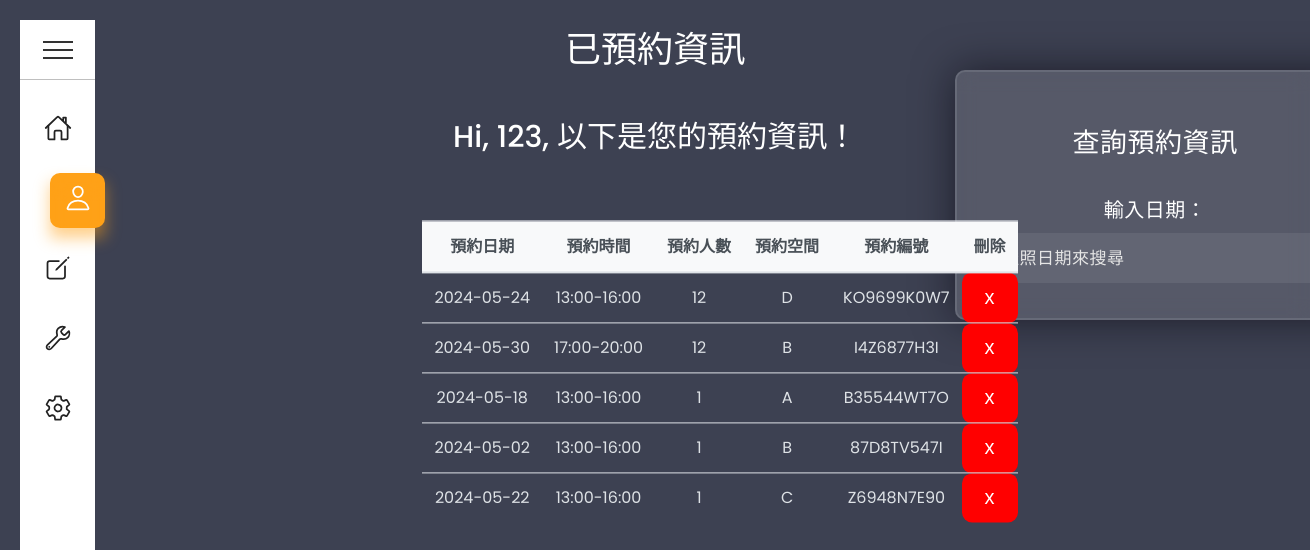
Before: /main/pg2/ (signed in) with the older database file.
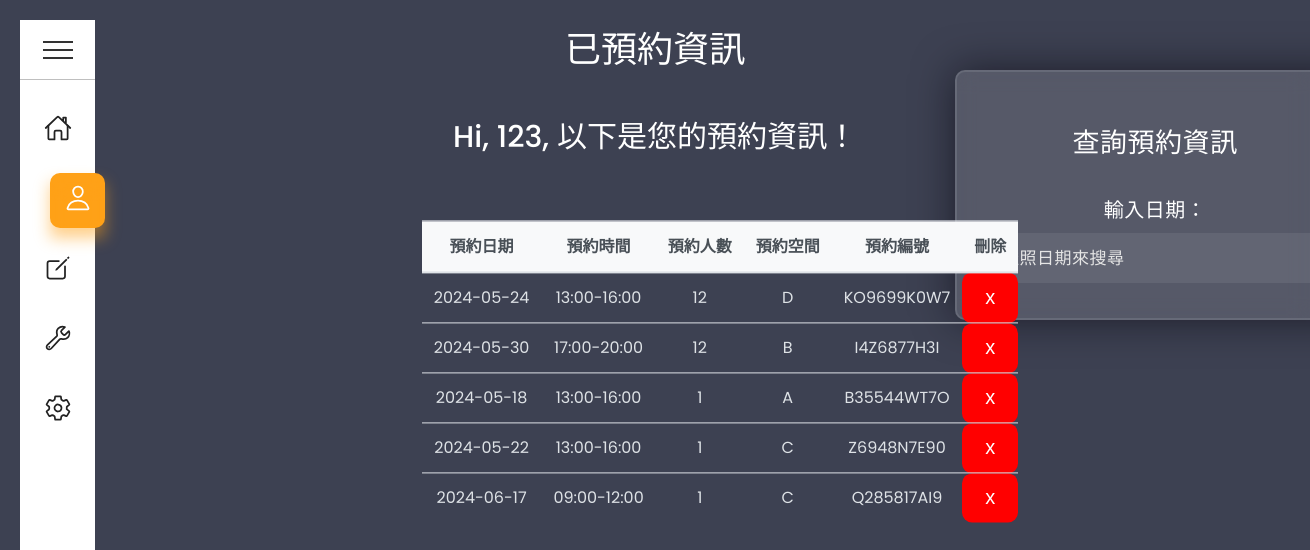
After: the same page with the newer database file.
### member/models.py (models this page shows, shortened)
class Reservations (models.Model):
    Name = models.ForeignKey(Account, on_delete=models.CASCADE)
    Date = models.CharField(max_length=20)
    Time = models.CharField(max_length=20)
    people = models.IntegerField(default=1)
    SPACE = [
        ['A', 'A'],
        ['B', 'B'],
        ['C', 'C'],
        ['D', 'D']
    ]
    space = models.CharField(max_length=2, choices=SPACE, default='A')
    id = models.CharField(primary_key=True, default=random_id(), max_length=10)

### member/views.py (the view)
# urls.py: path('main/pg2/', member.showdata),
def showdata (request):
    if (request.session.get('is_login') != True):
        return redirect('/')
    username = request.session.get('username')
    is_delR = request.session.get('is_delR')
    message = request.session.get('message')
    request.session['is_delR'] = False
    request.session['message'] = None
    reservations = Reservations.objects.filter(Name__username=username)
    return render(request, 'member/showdata.html', locals())

### templates/member/showdata.html (shortened to what this page needs)
{% extends "member/base.html" %}
{% load static %}
{% block content %}
    <div class="content show" id="pg2">
        <h1>已預約資訊</h1>
        <p>Hi, {{ username }}, 以下是您的預約資訊！</p>
        <form method="get" class="Query">
            <h3>查詢預約資訊</h3>
            <label for="reservation_date" id="res_date">輸入日期：</label>
            <input type="text" id="reservation_date" name="reservation_date" placeholder="依照日期來搜尋" onkeyup="Search()">
        </form>
        <table>
            <tr>
                <th>預約日期</th>
                <th>預約時間</th>
                <th>預約人數</th>
                <th>預約空間</th>
                <th>預約編號</th>
                <th>刪除</th>
            </tr>
            {% for data in reservations %}
                <tr>
                    <td>{{ data.Date }}</td>
                    <td>{{ data.Time }}</td>
                    <td>{{ data.people }}</td>
                    <td>{{ data.space }}</td>
                    <td>{{ data.id }}</td>
                    <td class='DelR'><span onclick="Delete('{{data.id}}');">x</span></td>
                </tr>
            {% empty %}
                <tr>
                    <td colspan="6">目前沒有任何預約資訊！</td>
                </tr>
            {% endfor %}
        </table>
    </div>
{% endblock %}

Changed rows visible on the page:
removed Reservations: Date "2024-05-02", Time "13:00-16:00", people "1", space "B", id "87D8TV547I"
added Reservations: Date "2024-06-17", Time "09:00-12:00", people "1", space "C", id "Q285817AI9"
